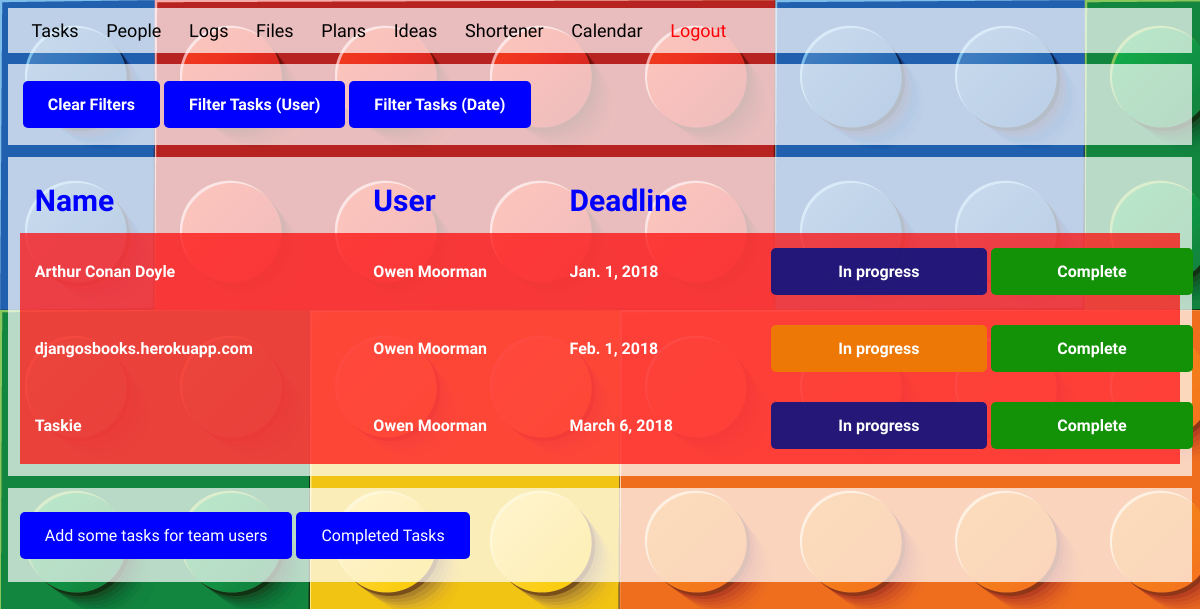
The app's page /tasks/ (signed in) with its own data.
### Tasks/models.py (models this page shows, shortened)
class Task(models.Model):
    name = models.CharField(unique=True, max_length=100, verbose_name="Task", null=True, blank=True)
    user = models.ForeignKey(People, on_delete=models.CASCADE, null=True, blank=True)
    date = models.DateField(null=True, blank=True)
    slug = models.CharField(max_length=100, null=True, blank=True)
    inprogress = models.BooleanField(default=False)
    def getdeletelink(self):
        return reverse('task', args=[self.slug])
    def isdead(self):
        if timezone.now().date() >= self.date:
            return True
    def getinprogress(self):
        return reverse('progress', args=[self.slug])

### People/models.py (models this page shows, shortened)
class People(models.Model):
    name = models.CharField(max_length=100)
    birthDate = models.DateField()
    rang = models.CharField(max_length=50)
    secretKey = models.CharField(max_length=5, verbose_name="Secret Key")
    slug = models.CharField(max_length=100)
    activated = models.BooleanField(default=False)
    activation = models.CharField(max_length=15)
    def __str__(self):
        return self.name

### Tasks/views.py (the view)
# urls.py: path('', views.index),
def index(request):
    if request.session.get('logged_in'):
        tasks = Task.objects.order_by('date')
        template = loader.get_template('tasks/index.html')
        context = {
            'tasks': tasks,
        }
        return HttpResponse(template.render(context, request))
    else:
        return redirect('/')

### Tasks/templates/tasks/index.html (shortened to what this page needs)
{% extends "base.html"  %}
{% block content %}
{% if tasks %}
<div class="content">
    <table class="tb">
        <tr class="tb">
            <th class="tb"><a href="/tasks/" class="link">Clear Filters</a></th>
            <th class="tb"><a href="/tasks/filter/user" class="link">Filter Tasks (User)</a></th>
            <th class="tb"><a href="/tasks/filter/date" class="link">Filter Tasks (Date)</a></th>
        </tr>
    </table>
</div>
{% endif %}
<div class="content">
{% if tasks %}
    <table class="peopletable">
    <tr class="peopletable">
        <th class="peopletable ttitle">Name</th>
        <th class="peopletable ttitle">User</th>
        <th class="peopletable ttitle">Deadline</th>
    </tr>
    {% for one in tasks %}
    {% if one.isdead %}
    <tr class="peopletable dead">
    {% else %}
    <tr class="peopletable">
    {% endif %}
        <th class="peopletable">{{ one.name }}</th>
        <th class="peopletable">{{ one.user }}</th>
        <th class="peopletable">{{ one.date }}</th>
        {% if one.inprogress %}
        <th class="peopletable"><div class="inprogress">In progress</div></th>
        {% else %}
        <th class="peopletable"><a class="orangelink" href='{{ one.getinprogress }}'>In progress</a></th>
        {% endif %}
        <th class="peopletable"><a class="greenlink" href='{{ one.getdeletelink }}'>Complete</a></th>
    </tr>
    {% endfor %}
    </table>
{% else %}
    <p>No tasks are available.</p>
{% endif %}
</div>
<div class="content">
    <a class="link" href="/tasks/add"> Add some tasks for team users </a>
    <a class="link" href="/tasks/completed"> Completed Tasks </a>
</div>
{% endblock %}

### People/static/style.css (style rules this page uses)
* { font-family: 'Ubuntu', sans-serif; }
body { background: url("background.png"); }
.content { margin-top: 1%; background-color: rgba(255, 255, 255, 0.7); display: block; padding: 1%; }
.content { color: #434343; text-decoration: none; }
.link { margin-top: 1%; margin-bottom: 1%; border-radius: 5px; }
.link:link, .link:visited { background-color: #0000ff; color: white; padding: 14px 25px; text-align: center; text-decoration: none; display: inline-block; }
.greenlink { border-radius: 5px; width: 87%; }
.greenlink:link, .greenlink:visited { background-color: #139107; color: white; padding: 14px 25px; text-align: center; text-decoration: none; display: inline-block; }
.orangelink { border-radius: 5px; width: 87%; }
.orangelink:link, .orangelink:visited { background-color: #ee7805; color: white; padding: 14px 25px; text-align: center; text-decoration: none; display: inline-block; }
th { text-align: left; }
table.peopletable, td.peopletable, th.peopletable { text-align: left; }
table.peopletable { border-collapse: collapse; width: 100%; }
th.peopletable, td.peopletable { padding: 15px; }
.ttitle { font-size: 30px; font-weight: bold; color: blue; }
.dead { background-color: rgba(255, 0, 0, 0.7); color: white; }
.inprogress { padding: 14px 25px; width: 87%; background-color: rgba(14, 19, 127, 0.9); color: white; text-align: center; text-decoration: none; display: inline-block; border-radius: 5px; }
.inprogress:after { content: ''; -webkit-animation-duration: 2s; -moz-animation-duration: 2s; -o-animation-duration: 2s; animation-duration: 2s; -webkit-animation-name: loadingpoints; -moz-animation-name: loadingpoints; -o-animation-name: loadingpoints; animation-name: loadingpoints; -webkit-animation-iteration-count: infinite; -moz-animation-iteration-count: infinite; -o-animation-iteration-count: infinite; animation-iteration-count: infinite; }

### records on screen
Task: name "Arthur Conan Doyle", user "Owen Moorman", date "Jan. 1, 2018", inprogress "In progress"
Task: name "djangosbooks.herokuapp.com", user "Owen Moorman", date "Feb. 1, 2018"
Task: name "Taskie", user "Owen Moorman", date "March 6, 2018", inprogress "In progress"
